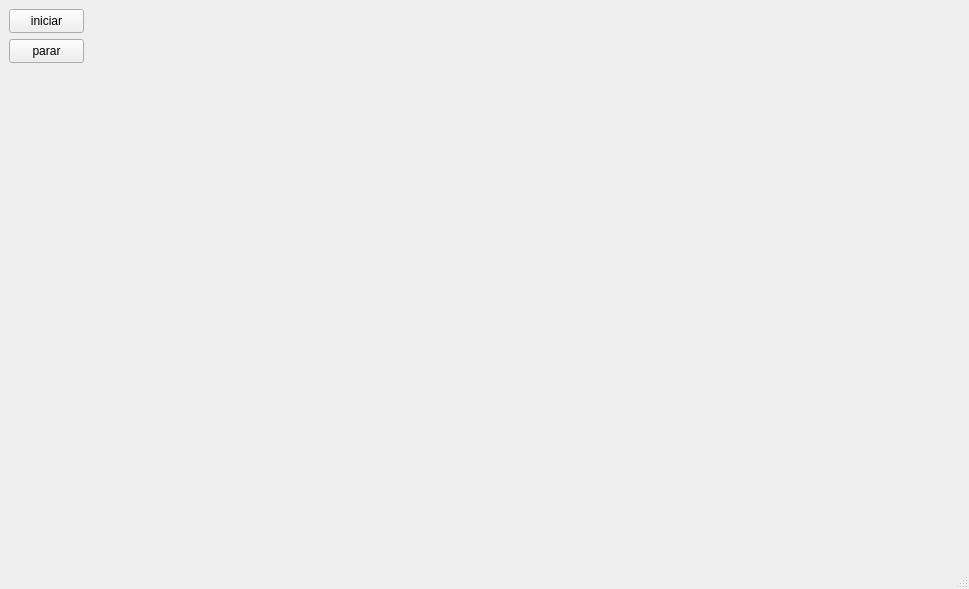
<?xml version="1.0" encoding="UTF-8"?>
<ui version="4.0">
 <class>MainWindow</class>
 <widget class="QMainWindow" name="MainWindow">
  <property name="geometry">
   <rect>
    <x>0</x>
    <y>0</y>
    <width>969</width>
    <height>589</height>
   </rect>
  </property>
  <property name="windowTitle">
   <string>MainWindow</string>
  </property>
  <widget class="QWidget" name="centralwidget">
   <widget class="QPushButton" name="boton">
    <property name="geometry">
     <rect>
      <x>9</x>
      <y>9</y>
      <width>75</width>
      <height>24</height>
     </rect>
    </property>
    <property name="text">
     <string>iniciar</string>
    </property>
   </widget>
   <widget class="QPushButton" name="boton_2">
    <property name="geometry">
     <rect>
      <x>9</x>
      <y>39</y>
      <width>75</width>
      <height>24</height>
     </rect>
    </property>
    <property name="text">
     <string>parar</string>
    </property>
   </widget>
   <widget class="QLabel" name="label">
    <property name="geometry">
     <rect>
      <x>10</x>
      <y>10</y>
      <width>701</width>
      <height>551</height>
     </rect>
    </property>
    <property name="styleSheet">
     <string notr="true"/>
    </property>
    <property name="text">
     <string/>
    </property>
    <property name="pixmap">
     <pixmap>img.png</pixmap>
    </property>
    <property name="scaledContents">
     <bool>true</bool>
    </property>
   </widget>
   <widget class="QLabel" name="imgLabel">
    <property name="geometry">
     <rect>
      <x>490</x>
      <y>170</y>
      <width>291</width>
      <height>211</height>
     </rect>
    </property>
    <property name="autoFillBackground">
     <bool>false</bool>
    </property>
    <property name="text">
     <string/>
    </property>
    <property name="pixmap">
     <pixmap>img.png</pixmap>
    </property>
    <property name="scaledContents">
     <bool>true</bool>
    </property>
   </widget>
   <zorder>label</zorder>
   <zorder>boton</zorder>
   <zorder>boton_2</zorder>
   <zorder>imgLabel</zorder>
  </widget>
  <widget class="QMenuBar" name="menubar">
   <property name="geometry">
    <rect>
     <x>0</x>
     <y>0</y>
     <width>969</width>
     <height>22</height>
    </rect>
   </property>
  </widget>
  <widget class="QStatusBar" name="statusbar"/>
 </widget>
 <resources>
  <include location="nuevo.qrc"/>
 </resources>
 <connections/>
</ui>
